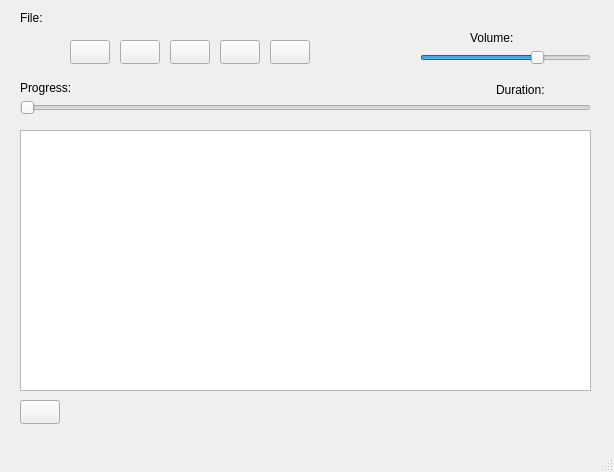
<?xml version="1.0" encoding="UTF-8"?>
<ui version="4.0">
 <class>MainWindow</class>
 <widget class="QMainWindow" name="MainWindow">
  <property name="geometry">
   <rect>
    <x>0</x>
    <y>0</y>
    <width>614</width>
    <height>472</height>
   </rect>
  </property>
  <property name="windowTitle">
   <string>MediaPlayerPD_321</string>
  </property>
  <property name="windowIcon">
   <iconset resource="Icons.qrc">
    <normaloff>:/ico/ico/sound_icon-icons.com_74449.ico</normaloff>:/ico/ico/sound_icon-icons.com_74449.ico</iconset>
  </property>
  <widget class="QWidget" name="centralwidget">
   <widget class="QPushButton" name="pushButtonOpen">
    <property name="geometry">
     <rect>
      <x>20</x>
      <y>400</y>
      <width>40</width>
      <height>24</height>
     </rect>
    </property>
    <property name="text">
     <string/>
    </property>
   </widget>
   <widget class="QPushButton" name="pushButtonPrev">
    <property name="geometry">
     <rect>
      <x>70</x>
      <y>40</y>
      <width>40</width>
      <height>24</height>
     </rect>
    </property>
    <property name="text">
     <string/>
    </property>
   </widget>
   <widget class="QPushButton" name="pushButtonPlay">
    <property name="geometry">
     <rect>
      <x>120</x>
      <y>40</y>
      <width>40</width>
      <height>24</height>
     </rect>
    </property>
    <property name="text">
     <string/>
    </property>
   </widget>
   <widget class="QPushButton" name="pushButtonPause">
    <property name="geometry">
     <rect>
      <x>170</x>
      <y>40</y>
      <width>40</width>
      <height>24</height>
     </rect>
    </property>
    <property name="text">
     <string/>
    </property>
   </widget>
   <widget class="QPushButton" name="pushButtonStop">
    <property name="geometry">
     <rect>
      <x>220</x>
      <y>40</y>
      <width>40</width>
      <height>24</height>
     </rect>
    </property>
    <property name="text">
     <string/>
    </property>
   </widget>
   <widget class="QPushButton" name="pushButtonNext">
    <property name="geometry">
     <rect>
      <x>270</x>
      <y>40</y>
      <width>40</width>
      <height>24</height>
     </rect>
    </property>
    <property name="text">
     <string/>
    </property>
   </widget>
   <widget class="QSlider" name="horizontalSliderProgress">
    <property name="geometry">
     <rect>
      <x>20</x>
      <y>100</y>
      <width>571</width>
      <height>16</height>
     </rect>
    </property>
    <property name="orientation">
     <enum>Qt::Horizontal</enum>
    </property>
   </widget>
   <widget class="QSlider" name="horizontalSliderVolume">
    <property name="geometry">
     <rect>
      <x>420</x>
      <y>50</y>
      <width>171</width>
      <height>16</height>
     </rect>
    </property>
    <property name="value">
     <number>70</number>
    </property>
    <property name="orientation">
     <enum>Qt::Horizontal</enum>
    </property>
   </widget>
   <widget class="QLabel" name="labelVolume">
    <property name="geometry">
     <rect>
      <x>470</x>
      <y>30</y>
      <width>81</width>
      <height>16</height>
     </rect>
    </property>
    <property name="text">
     <string>Volume:</string>
    </property>
   </widget>
   <widget class="QLabel" name="labelFile">
    <property name="geometry">
     <rect>
      <x>20</x>
      <y>10</y>
      <width>581</width>
      <height>16</height>
     </rect>
    </property>
    <property name="text">
     <string>File:</string>
    </property>
   </widget>
   <widget class="QLabel" name="labelDuration">
    <property name="geometry">
     <rect>
      <x>496</x>
      <y>79</y>
      <width>91</width>
      <height>21</height>
     </rect>
    </property>
    <property name="text">
     <string>Duration:</string>
    </property>
   </widget>
   <widget class="QLabel" name="labelProgress">
    <property name="geometry">
     <rect>
      <x>20</x>
      <y>80</y>
      <width>181</width>
      <height>16</height>
     </rect>
    </property>
    <property name="text">
     <string>Progress:</string>
    </property>
   </widget>
   <widget class="QTableView" name="tableViewPlaylist">
    <property name="geometry">
     <rect>
      <x>20</x>
      <y>130</y>
      <width>571</width>
      <height>261</height>
     </rect>
    </property>
   </widget>
  </widget>
  <widget class="QMenuBar" name="menubar">
   <property name="geometry">
    <rect>
     <x>0</x>
     <y>0</y>
     <width>614</width>
     <height>20</height>
    </rect>
   </property>
  </widget>
  <widget class="QStatusBar" name="statusbar"/>
 </widget>
 <resources>
  <include location="Icons.qrc"/>
 </resources>
 <connections/>
</ui>
